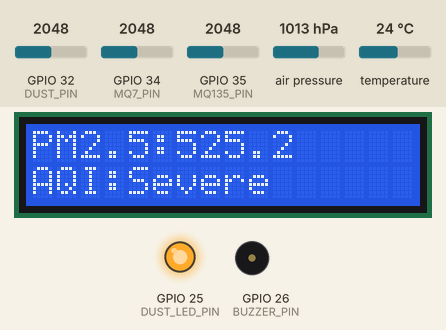
A sketch run on a simulated ESP32. Parts: 16×2 character LCD, output pins drawn as LEDs (lit = HIGH), buzzer (waves = sounding, pin HIGH). The inputs (shaded band) are chosen by the test bench; at power-on: GPIO 34 (MQ7_PIN) = 2048, GPIO 32 (DUST_PIN) = 2048, GPIO 35 (MQ135_PIN) = 2048, air pressure 1013 hPa, temperature 24 °C. What the sketch prints to the serial monitor is not drawn.

Above: at 6.38 s.
6.9 s: GPIO 34 (MQ7_PIN) set to 1958
At 9.04 s:
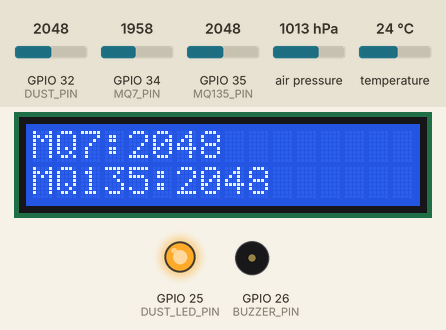
14.7 s: GPIO 32 (DUST_PIN) set to 1228
At 21.7 s:
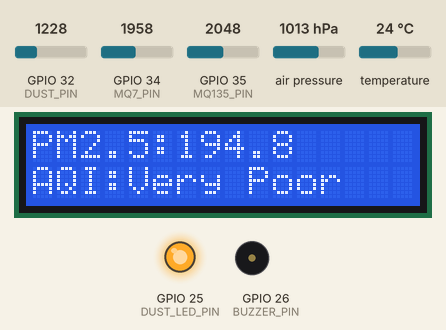
27.9 s: GPIO 32 (DUST_PIN) set to 122
At 30.6 s:
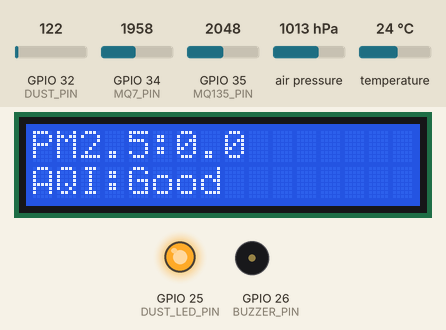
40.9 s: GPIO 35 (MQ135_PIN) set to 2445
At 48.6 s:
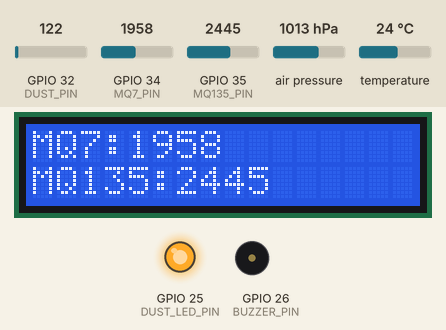
51.3 s: GPIO 35 (MQ135_PIN) set to 2538
At 58.09 s:
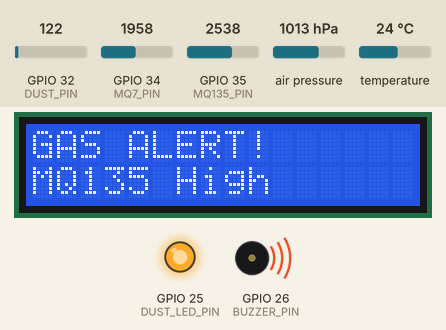
59.1 s: GPIO 34 (MQ7_PIN) set to 2540
At 65.55 s:
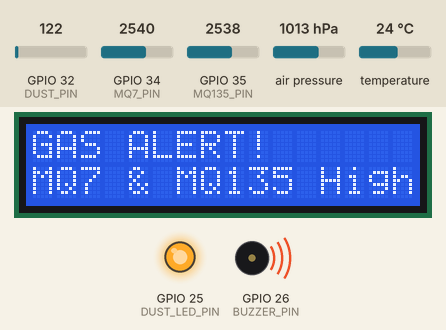
Timing chart, 0 to 68.8 s (numbered marks = the images above; inputs shaded):
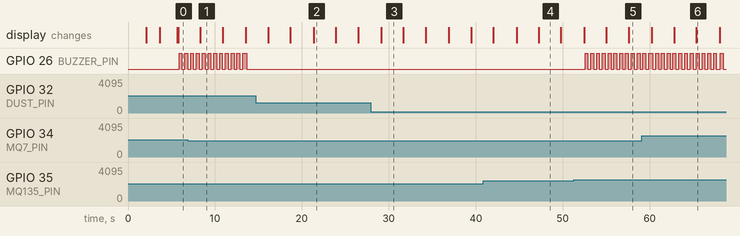

Measured:
- the behaviour switches between 2001 and 2000 on GPIO 34 (MQ7_PIN) (found by bisection; images 0 and 1)
- the behaviour switches between 2500 and 2501 on GPIO 35 (MQ135_PIN) (found by bisection; images 4 and 5)
- after the input at 6.9 s, GPIO 26 (BUZZER_PIN): goes on until 13.7 s, then stays LOW
- after the input at 14.7 s, the display: first differs from a run without the input after 6.7 s (image 2)
- after the input at 27.9 s, the display: changes after 1.2 s (image 3)
- after the input at 51.3 s, GPIO 26 (BUZZER_PIN): alternates HIGH for 0.33 s and LOW for 0.33 s, starting after 1.3 s
- by itself, GPIO 26 (BUZZER_PIN): alternates HIGH for 0.33 s and LOW for 0.33 s

The sketch:

AQI_MONITRING_MQ7_MQ135_PM2.5_BMP.ino
```cpp
/*************************************************
 ESP32 AQI Monitoring System
 ONLY MQ7 and MQ135 will activate the buzzer.
 PM2.5, temperature, and pressure will NOT activate buzzer.
*************************************************/

#include <WiFi.h>
#include "AdafruitIO_WiFi.h"
#include <Wire.h>
#include <LiquidCrystal_I2C.h>
#include <Adafruit_BMP280.h>

// ---------- Adafruit IO ----------
#define IO_USERNAME  "AQI010526"
//aQI@123
#define IO_KEY       "aio_vaJm723Pu4ANwj3oRNTa95nBZyvr"

#define WIFI_SSID    "homeiot"
#define WIFI_PASS    "homeiot123"

AdafruitIO_WiFi io(IO_USERNAME, IO_KEY, WIFI_SSID, WIFI_PASS);

// ---------- Adafruit IO Feeds ----------
AdafruitIO_Feed *mq7Feed      = io.feed("mq7-co");
AdafruitIO_Feed *mq135Feed    = io.feed("mq135-air");
AdafruitIO_Feed *pm25Feed     = io.feed("pm25-dust");
AdafruitIO_Feed *tempFeed     = io.feed("temperature");
AdafruitIO_Feed *pressureFeed = io.feed("pressure");
AdafruitIO_Feed *aqiFeed      = io.feed("aqi-status");

// ---------- LCD ----------
LiquidCrystal_I2C lcd(0x27, 16, 2);

// ---------- BMP280 ----------
Adafruit_BMP280 bmp;

// ---------- Sensor Pins ----------
#define MQ7_PIN       34
#define MQ135_PIN     35
#define DUST_PIN      32
#define DUST_LED_PIN  25

// ---------- Buzzer Pin ----------
#define BUZZER_PIN    26

// ---------- Gas Alert Thresholds ----------
// Buzzer works ONLY for MQ7 and MQ135.
#define MQ7_ALERT_LEVEL     2000
#define MQ135_ALERT_LEVEL   2500

// ---------- Variables ----------
float mq7Value = 0;
float mq135Value = 0;
float pm25Value = 0;
float temperature = 0;
float pressure = 0;

unsigned long lastSend = 0;
const unsigned long sendInterval = 10000; // 10 seconds

// ---------- Dust Sensor Read ----------
float readDustSensor() {
  digitalWrite(DUST_LED_PIN, LOW);
  delayMicroseconds(280);

  int dustRaw = analogRead(DUST_PIN);

  delayMicroseconds(40);
  digitalWrite(DUST_LED_PIN, HIGH);
  delayMicroseconds(9680);

  float voltage = dustRaw * (3.3 / 4095.0);

  // Approx formula for GP2Y1010AU0F
  float dustDensity = (voltage - 0.6) * 500.0;

  if (dustDensity < 0) {
    dustDensity = 0;
  }

  return dustDensity;
}

// ---------- AQI Status Based on PM2.5 ----------
String getAQIStatus(float pm25) {
  if (pm25 <= 30) {
    return "Good";
  }
  else if (pm25 <= 60) {
    return "Satisfactory";
  }
  else if (pm25 <= 90) {
    return "Moderate";
  }
  else if (pm25 <= 120) {
    return "Poor";
  }
  else if (pm25 <= 250) {
    return "Very Poor";
  }
  else {
    return "Severe";
  }
}

// ---------- Gas Alert Check ----------
// Buzzer alert is ONLY based on MQ7 and MQ135.
bool isGasAlert(float mq7, float mq135) {
  if (mq7 > MQ7_ALERT_LEVEL) {
    return true;
  }

  if (mq135 > MQ135_ALERT_LEVEL) {
    return true;
  }

  return false;
}

// ---------- Buzzer Alert ----------
void handleBuzzerAlert(bool alertState) {
  static unsigned long lastToggleTime = 0;
  static bool buzzerState = false;

  if (!alertState) {
    digitalWrite(BUZZER_PIN, LOW);
    buzzerState = false;
    return;
  }

  // Beep pattern: ON/OFF every 300 ms
  if (millis() - lastToggleTime >= 300) {
    lastToggleTime = millis();
    buzzerState = !buzzerState;

    if (buzzerState) {
      digitalWrite(BUZZER_PIN, HIGH);
    } else {
      digitalWrite(BUZZER_PIN, LOW);
    }
  }
}

// ---------- Smart Delay ----------
// This keeps Adafruit IO running and buzzer beeping during LCD delays.
void smartDelay(unsigned long duration, bool alertState) {
  unsigned long startTime = millis();

  while (millis() - startTime < duration) {
    io.run();
    handleBuzzerAlert(alertState);
    delay(10);
  }
}

// ---------- Setup ----------
void setup() {
  Serial.begin(115200);

  pinMode(DUST_LED_PIN, OUTPUT);
  digitalWrite(DUST_LED_PIN, HIGH);

  pinMode(BUZZER_PIN, OUTPUT);
  digitalWrite(BUZZER_PIN, LOW);

  lcd.init();
  lcd.backlight();

  lcd.setCursor(0, 0);
  lcd.print("AQI Monitoring");
  lcd.setCursor(0, 1);
  lcd.print("System Start");
  delay(2000);
  lcd.clear();

  // BMP280 Start
  if (!bmp.begin(0x76)) {
    lcd.setCursor(0, 0);
    lcd.print("BMP280 Error");

    Serial.println("BMP280 not found!");

    // Buzzer is NOT activated here because buzzer is only for MQ7 and MQ135.
    digitalWrite(BUZZER_PIN, LOW);

    while (1);
  }

  lcd.setCursor(0, 0);
  lcd.print("Connecting WiFi");

  io.connect();

  while (io.status() < AIO_CONNECTED) {
    Serial.print(".");
    delay(500);
  }

  lcd.clear();
  lcd.setCursor(0, 0);
  lcd.print("WiFi Connected");
  lcd.setCursor(0, 1);
  lcd.print("Adafruit OK");
  delay(2000);
  lcd.clear();
}

// ---------- Loop ----------
void loop() {
  io.run();

  // Read sensor values
  mq7Value = analogRead(MQ7_PIN);
  mq135Value = analogRead(MQ135_PIN);
  pm25Value = readDustSensor();

  temperature = bmp.readTemperature();
  pressure = bmp.readPressure() / 100.0;

  String aqiStatus = getAQIStatus(pm25Value);

  // Buzzer alert ONLY checks MQ7 and MQ135
  bool gasAlertNow = isGasAlert(mq7Value, mq135Value);

  // Serial Monitor Output
  Serial.println("-------------");

  Serial.print("MQ7 CO: ");
  Serial.println(mq7Value);

  Serial.print("MQ135 Air: ");
  Serial.println(mq135Value);

  Serial.print("PM2.5: ");
  Serial.print(pm25Value);
  Serial.println(" ug/m3");

  Serial.print("Temp: ");
  Serial.print(temperature);
  Serial.println(" C");

  Serial.print("Pressure: ");
  Serial.print(pressure);
  Serial.println(" hPa");

  Serial.print("AQI: ");
  Serial.println(aqiStatus);

  Serial.print("Gas Alert: ");
  Serial.println(gasAlertNow ? "YES" : "NO");

  // ---------- LCD Display 1 ----------
  lcd.clear();
  lcd.setCursor(0, 0);
  lcd.print("PM2.5:");
  lcd.print(pm25Value, 1);

  lcd.setCursor(0, 1);
  lcd.print("AQI:");
  lcd.print(aqiStatus);

  smartDelay(2500, gasAlertNow);

  // ---------- LCD Display 2 ----------
  lcd.clear();
  lcd.setCursor(0, 0);
  lcd.print("MQ7:");
  lcd.print(mq7Value, 0);

  lcd.setCursor(0, 1);
  lcd.print("MQ135:");
  lcd.print(mq135Value, 0);

  smartDelay(2500, gasAlertNow);

  // ---------- LCD Display 3 ----------
  lcd.clear();

  if (gasAlertNow) {
    lcd.setCursor(0, 0);
    lcd.print("GAS ALERT!");

    lcd.setCursor(0, 1);

    if (mq7Value > MQ7_ALERT_LEVEL && mq135Value > MQ135_ALERT_LEVEL) {
      lcd.print("MQ7 & MQ135 High");
    }
    else if (mq7Value > MQ7_ALERT_LEVEL) {
      lcd.print("MQ7 High");
    }
    else if (mq135Value > MQ135_ALERT_LEVEL) {
      lcd.print("MQ135 High");
    }
  }
  else {
    lcd.setCursor(0, 0);
    lcd.print("Temp:");
    lcd.print(temperature, 1);
    lcd.print("C");

    lcd.setCursor(0, 1);
    lcd.print("P:");
    lcd.print(pressure, 0);
    lcd.print("hPa");
  }

  smartDelay(2500, gasAlertNow);

  // ---------- Send Data to Adafruit IO ----------
  if (millis() - lastSend > sendInterval) {
    lastSend = millis();

    mq7Feed->save(mq7Value);
    mq135Feed->save(mq135Value);
    pm25Feed->save(pm25Value);
    tempFeed->save(temperature);
    pressureFeed->save(pressure);
    aqiFeed->save(aqiStatus);

    Serial.println("Data sent to Adafruit IO");
  }
}
```
